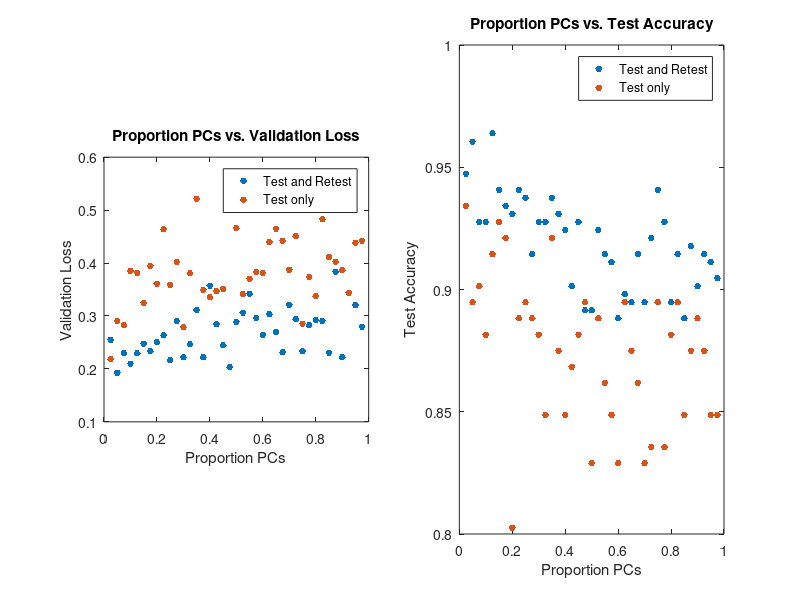
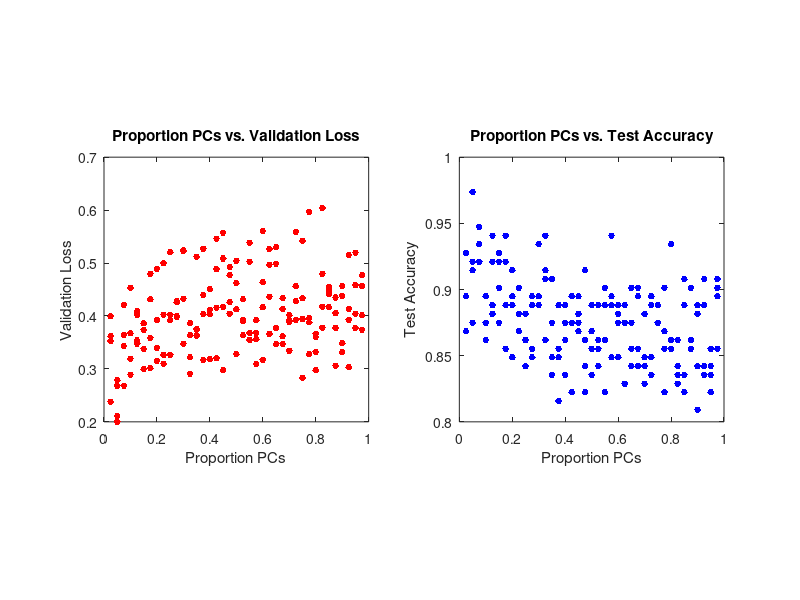
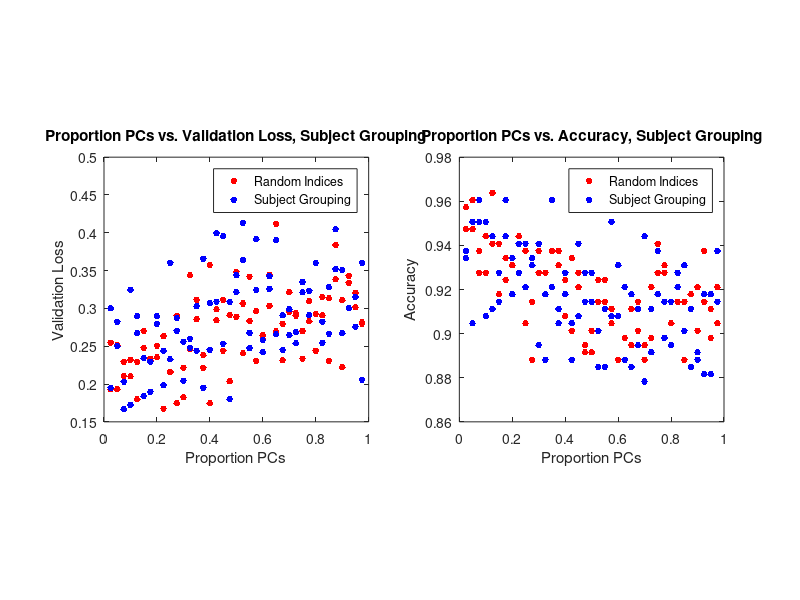

MATLAB code to generate these figures, in order: (Note: this script raises an error after producing the figures.)
%% Only test vs. test and retest (no subject constraint)
all_data = csvread('HCP100_E200_LR0.001_R0_S0_Y1.csv', 1, 0);
test_only = csvread('HCP100_E200_LR0.001_R0_S0_Y1_test.csv', 1, 0);
pct_comps = all_data(:,1);
accuracies = [all_data(:,2), test_only(:,2)];
losses = [all_data(:,3), test_only(:,3)];
fig1 = subplot(1,2,1);
set(gcf, 'Position',  [100, 100, 1250, 500])
plot(pct_comps, losses, '.', 'MarkerSize',15);
title('Proportion PCs vs. Validation Loss')
xlabel('Proportion PCs'), ylabel('Validation Loss')
legend('Test and Retest', 'Test only') 
axis square

subplot(1,2,2);
plot(pct_comps, accuracies, '.', 'MarkerSize',15);
title('Proportion PCs vs. Test Accuracy')
xlabel('Proportion PCs'), ylabel('Test Accuracy')
legend('Test and Retest', 'Test only') 
saveas(gcf,'pca_test_retest.png')
axis square
%% 5 replicates per pct comp, only on test subjects

rep1 = csvread('HCP100_E200_LR0.001_R0_S0_Y1_1_test.csv',1,0);
rep2 = csvread('HCP100_E200_LR0.001_R0_S0_Y1_2_test.csv',1,0);
rep3 = csvread('HCP100_E200_LR0.001_R0_S0_Y1_3_test.csv',1,0);
rep4 = csvread('HCP100_E200_LR0.001_R0_S0_Y1_4_test.csv',1,0);
rep5 = csvread('HCP100_E200_LR0.001_R0_S0_Y1_5_test.csv',1,0);

pct_comps = rep1(:,1);
accuracy = [rep2(:,2), rep3(:,2), rep4(:,2), rep5(:,2)];
mean(accuracy(1,:))
loss = [rep2(:,3), rep3(:,3), rep4(:,3), rep5(:,3)];

fig2 = subplot(1,2,1);
set(gcf, 'Position',  [100, 100, 1250, 500])
plot(pct_comps, loss, 'r.', 'MarkerSize',15);
title('Proportion PCs vs. Validation Loss')
xlabel('Proportion PCs'), ylabel('Validation Loss')
axis square

subplot(1,2,2);
plot(pct_comps, accuracy, 'b.', 'MarkerSize',15);
title('Proportion PCs vs. Test Accuracy')
xlabel('Proportion PCs'), ylabel('Test Accuracy')
axis square
saveas(gcf,'pca_reps.png')
%% Subject Grouping vs. Random Indices
Srep1 = csvread('HCP100_E200_LR0.001_R0_S1_Y1_1.csv',1,0);
Srep2 = csvread('HCP100_E200_LR0.001_R0_S1_Y1_2.csv',1,0);
Rrep1 = csvread('HCP100_E200_LR0.001_R0_S0_Y1.csv', 1, 0);
Rrep2 = csvread('HCP100_E200_LR0.001_R0_S0_Y1_1.csv', 1, 0);

pct_comps = Srep1(:,1);
subj_acc = [Srep1(:,2), Srep2(:,2)];
random_acc = [Rrep1(:,2), Rrep2(:,2)];
subj_loss = [Srep1(:,3), Srep2(:,3)];
random_loss = [Rrep1(:,3), Rrep2(:,3)];

avg_subj_acc = mean(mean(subj_acc));
avg_random_acc = mean(mean(random_acc));
std_subj_acc = mean(std(subj_acc));
std_random_acc = mean(std(random_acc));

fig1 = subplot(1,2,1);
set(gcf, 'Position',  [100, 100, 1250, 500])
p1 = plot(pct_comps, random_loss, 'r.', 'MarkerSize',15); hold on;
p2 = plot(pct_comps, subj_loss, 'b.', 'MarkerSize',15);
title('Proportion PCs vs. Validation Loss, Subject Grouping')
xlabel('Proportion PCs'), ylabel('Validation Loss')
h = [p1(1);p2];
legend(h, 'Random Indices', 'Subject Grouping') 
axis square

subplot(1,2,2);
p3 = plot(pct_comps, random_acc, 'r.', 'MarkerSize',15); hold on;
p4 = plot(pct_comps, subj_acc, 'b.', 'MarkerSize',15);
title('Proportion PCs vs. Accuracy, Subject Grouping')
xlabel('Proportion PCs'), ylabel('Accuracy')
h = [p3(1);p4];
legend(h, 'Random Indices', 'Subject Grouping') 
axis square
saveas(gcf,'pca_subject_grouping.png')

% Random indices are better with lower mean and stdev

%% Tangent space vs. Non tangent space 
tan_space = csvread('HCP100_Taneuclid_E200_LR0.001_R1_S0_Y1_20.csv',1,0);
baseline = csvread('HCP100_base_E200_LR0.001_R1_S0_Y1_20.csv',1,0);
pca_recon_opt = csvread('HCP100_recon_0.025_E200_LR0.001_R0_S0_Y1.csv',1,0);

avg_tan = mean(tan_space(:,2));
avg_base = mean(baseline(:,2));
avg_recon = mean(pca_recon_opt(:,2));
performance = [avg_base, avg_recon, avg_tan];
bar(performance)
set(gca,'xticklabel',{'Raw data', 'Recon at 2.5% PCs', 'Tangent Space'})
text(1:length(performance),performance,num2str(performance',3),'vert','bottom','horiz','center'); 
ylabel('Test accuracy')
